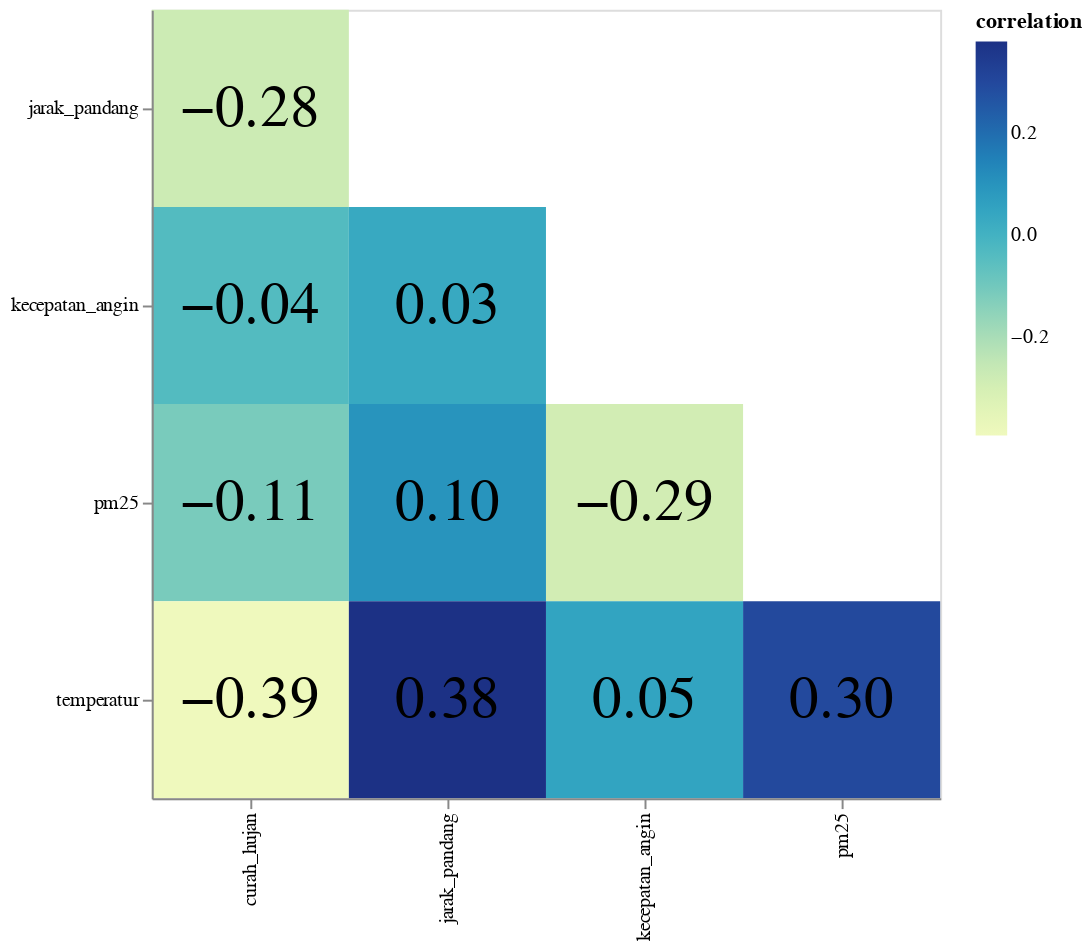

Notebook source saved alongside this figure:
### Code cell
alt.themes.enable('latimes')

base = alt.Chart(corrMatrix).transform_filter(
    alt.datum.var1 < alt.datum.var2
).encode(
    x=alt.X("var1", title=""),
    y=alt.Y("var2", title="")
).properties(
    width=alt.Step(100),
    height=alt.Step(100)
)

rects = base.mark_rect().encode(
    color="correlation"
)

text = base.mark_text(
    size=30
).encode(
    text=alt.Text('correlation', format=".2f"),
    color=alt.condition(
        "datum.correlation > 0.5",
        alt.value('white'),
        alt.value('black')
    )
)

rects + text

### Figure 1 — Vega-Lite specification as saved in the notebook (floating-point values rounded to 4 significant figures)
{"usermeta": {"embedOptions": {"theme": "latimes"}}, "config": {"view": {"continuousWidth": 400, "continuousHeight": 300}}, "layer": [{"mark": "rect", "encoding": {"color": {"field": "correlation", "type": "quantitative"}, "x": {"field": "var1", "title": "", "type": "nominal"}, "y": {"field": "var2", "title": "", "type": "nominal"}}, "height": {"step": 100}, "transform": [{"filter": "(datum.var1 < datum.var2)"}], "width": {"step": 100}}, {"mark": {"type": "text", "size": 30}, "encoding": {"color": {"condition": {"value": "white", "test": "datum.correlation > 0.5"}, "value": "black"}, "text": {"field": "correlation", "format": ".2f", "type": "quantitative"}, "x": {"field": "var1", "title": "", "type": "nominal"}, "y": {"field": "var2", "title": "", "type": "nominal"}}, "height": {"step": 100}, "transform": [{"filter": "(datum.var1 < datum.var2)"}], "width": {"step": 100}}], "data": {"name": "data-b91bd6d97eec44409c28837371b5d060"}, "$schema": "https://vega.github.io/schema/vega-lite/v4.17.0.json", "datasets": {"data-b91bd6d97eec44409c28837371b5d060": [{"var1": "pm25", "var2": "pm25", "correlation": 1.0}, {"var1": "temperatur", "var2": "pm25", "correlation": 0.2966}, {"var1": "curah_hujan", "var2": "pm25", "correlation": -0.1116}, {"var1": "kecepatan_angin", "var2": "pm25", "correlation": -0.2921}, {"var1": "jarak_pandang", "var2": "pm25", "correlation": 0.09933}, {"var1": "pm25", "var2": "temperatur", "correlation": 0.2966}, {"var1": "temperatur", "var2": "temperatur", "correlation": 1.0}, {"var1": "curah_hujan", "var2": "temperatur", "correlation": -0.3928}, {"var1": "kecepatan_angin", "var2": "temperatur", "correlation": 0.05135}, {"var1": "jarak_pandang", "var2": "temperatur", "correlation": 0.3808}, {"var1": "pm25", "var2": "curah_hujan", "correlation": -0.1116}, {"var1": "temperatur", "var2": "curah_hujan", "correlation": -0.3928}, {"var1": "curah_hujan", "var2": "curah_hujan", "correlation": 1.0}, {"var1": "kecepatan_angin", "var2": "curah_hujan", "correlation": -0.03662}, {"var1": "jarak_pandang", "var2": "curah_hujan", "correlation": -0.2769}, {"var1": "pm25", "var2": "kecepatan_angin", "correlation": -0.2921}, {"var1": "temperatur", "var2": "kecepatan_angin", "correlation": 0.05135}, {"var1": "curah_hujan", "var2": "kecepatan_angin", "correlation": -0.03662}, {"var1": "kecepatan_angin", "var2": "kecepatan_angin", "correlation": 1.0}, {"var1": "jarak_pandang", "var2": "kecepatan_angin", "correlation": 0.03415}, {"var1": "pm25", "var2": "jarak_pandang", "correlation": 0.09933}, {"var1": "temperatur", "var2": "jarak_pandang", "correlation": 0.3808}, {"var1": "curah_hujan", "var2": "jarak_pandang", "correlation": -0.2769}, {"var1": "kecepatan_angin", "var2": "jarak_pandang", "correlation": 0.03415}, {"var1": "jarak_pandang", "var2": "jarak_pandang", "correlation": 1.0}]}}
